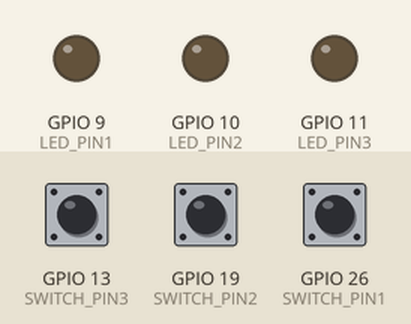
A program run on a simulated Raspberry Pi (BCM pin numbers). Parts: output pins drawn as LEDs (lit = HIGH). Inputs (shaded band) come from the test bench; at power-on: GPIO 13 (SWITCH_PIN3) LOW, GPIO 19 (SWITCH_PIN2) LOW, GPIO 26 (SWITCH_PIN1) LOW. What the program prints to the terminal is not drawn.

Above: at 1.2 s.
1.3 s: GPIO 13 (SWITCH_PIN3) pulled HIGH for 0.15 s
At 1.37 s:
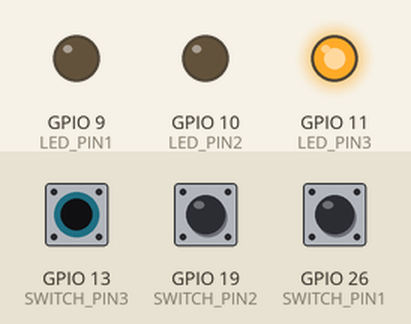
2.9 s: GPIO 19 (SWITCH_PIN2) pulled HIGH for 0.15 s
At 2.97 s:
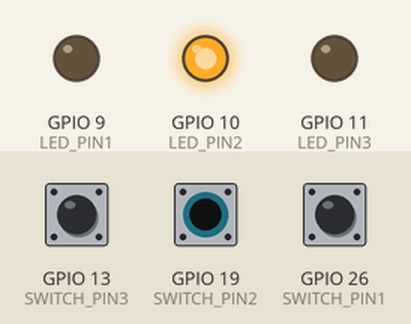
4.5 s: GPIO 26 (SWITCH_PIN1) pulled HIGH for 0.15 s
At 4.57 s:
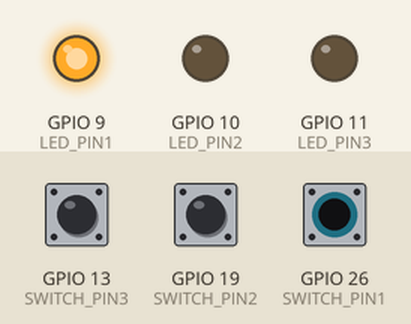
6.1 s: GPIO 26 (SWITCH_PIN1) pulled HIGH for 3.2 s
At 10.4 s:
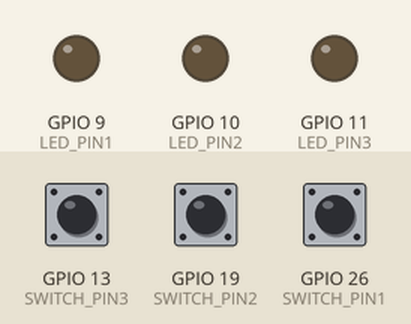
10.8 s: GPIO 13 (SWITCH_PIN3) pulled HIGH for 3.2 s
At 11.5 s:
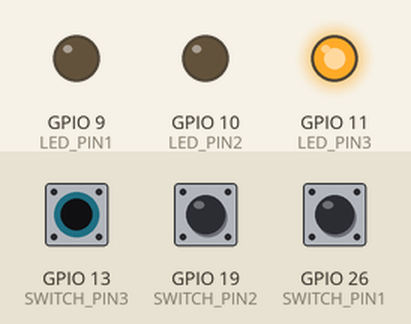
15.5 s: GPIO 13 (SWITCH_PIN3) driven HIGH and GPIO 19 (SWITCH_PIN2) driven HIGH
At 16.6 s:
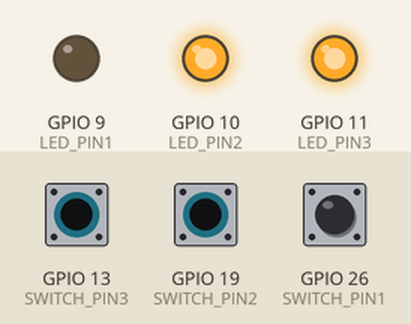
Timing chart, 0 to 18.0 s (numbered marks = the images above; inputs shaded):
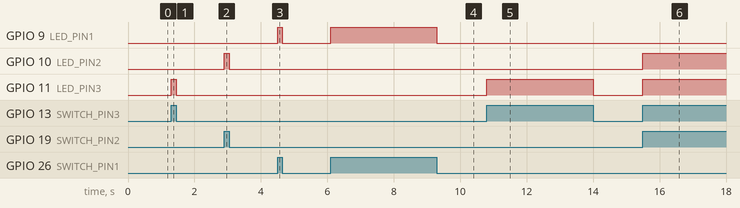

The program:

switch_led_copy.py
```python
import RPi.GPIO as GPIO

LED_PIN1 = 9
SWITCH_PIN1 = 26
LED_PIN2 = 10
SWITCH_PIN2 = 19
LED_PIN3 = 11
SWITCH_PIN3 = 13

GPIO.setmode(GPIO.BCM)
GPIO.setup(LED_PIN1, GPIO.OUT)
GPIO.setup(SWITCH_PIN1, GPIO.IN, pull_up_down=GPIO.PUD_DOWN) #내부풀다운저항
GPIO.setup(LED_PIN2, GPIO.OUT)
GPIO.setup(SWITCH_PIN2, GPIO.IN, pull_up_down=GPIO.PUD_DOWN) #내부풀다운저항
GPIO.setup(LED_PIN3, GPIO.OUT)
GPIO.setup(SWITCH_PIN3, GPIO.IN, pull_up_down=GPIO.PUD_DOWN) #내부풀다운저항

try:
    while True:
        val1 = GPIO.input(SWITCH_PIN1)  # 누르지 않은 경우 0, 눌렀을 때는 1
        print(val1)
        GPIO.output(LED_PIN1, val1)
        val2 = GPIO.input(SWITCH_PIN2)  # 누르지 않은 경우 0, 눌렀을 때는 1
        print(val2)
        GPIO.output(LED_PIN2, val2)
        val3 = GPIO.input(SWITCH_PIN3)  # 누르지 않은 경우 0, 눌렀을 때는 1
        print(val3)
        GPIO.output(LED_PIN3, val3)

finally:
    GPIO.cleanup()
    print('cleanup and exit')
```

Measured:
- after the input at 1.3 s, GPIO 11 (LED_PIN3): LOW → HIGH at once, → LOW 0.15 s later
- after the input at 2.9 s, GPIO 10 (LED_PIN2): LOW → HIGH at once, → LOW 0.15 s later
- after the input at 4.5 s, GPIO 9 (LED_PIN1): LOW → HIGH at once, → LOW 0.15 s later
- after the input at 6.1 s, GPIO 9 (LED_PIN1): LOW → HIGH at once, → LOW 3.2 s later
- after the input at 10.8 s, GPIO 11 (LED_PIN3): LOW → HIGH at once, → LOW 3.2 s later
- after the input at 15.5 s, GPIO 10 (LED_PIN2), GPIO 11 (LED_PIN3): LOW → HIGH at once
